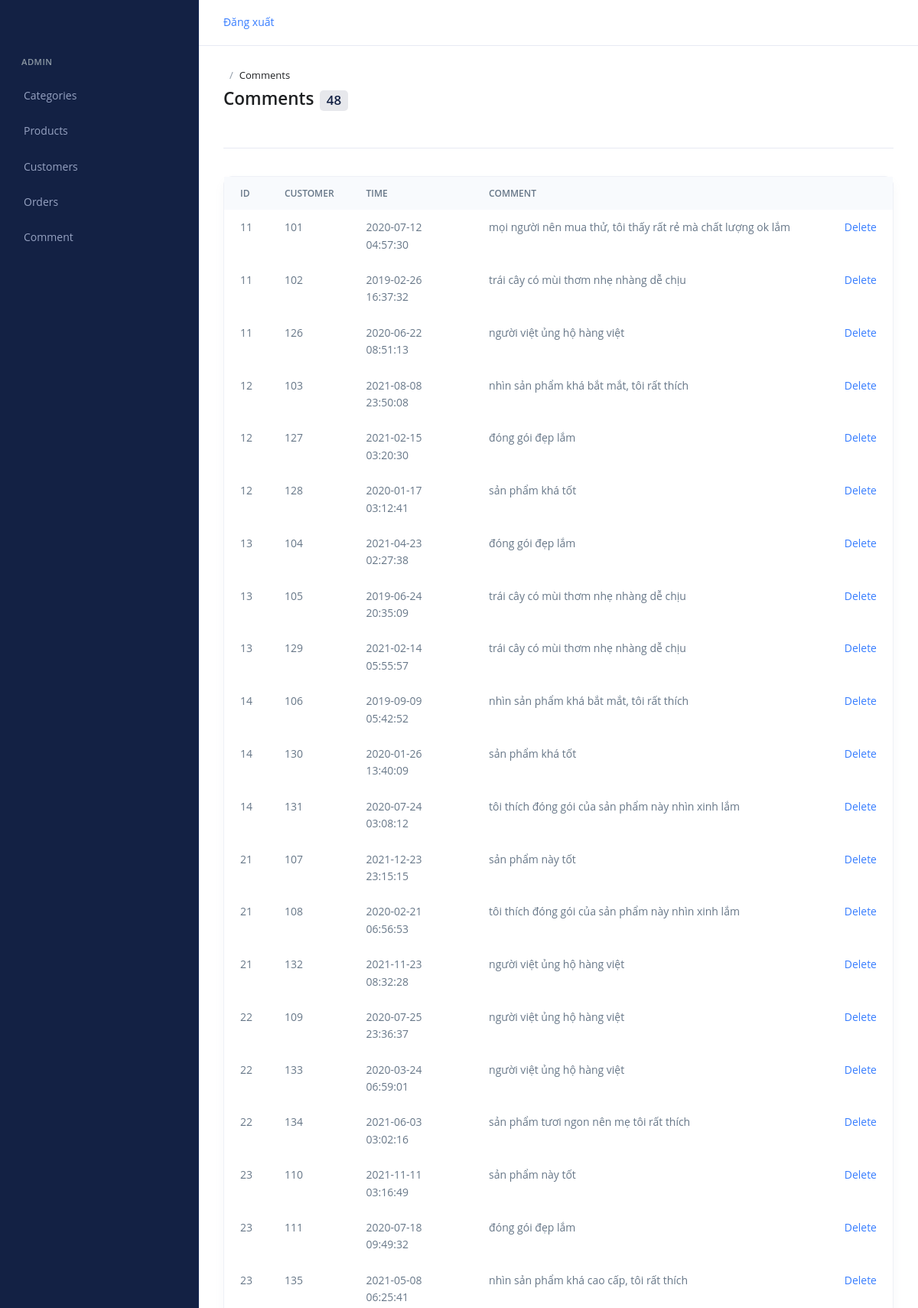
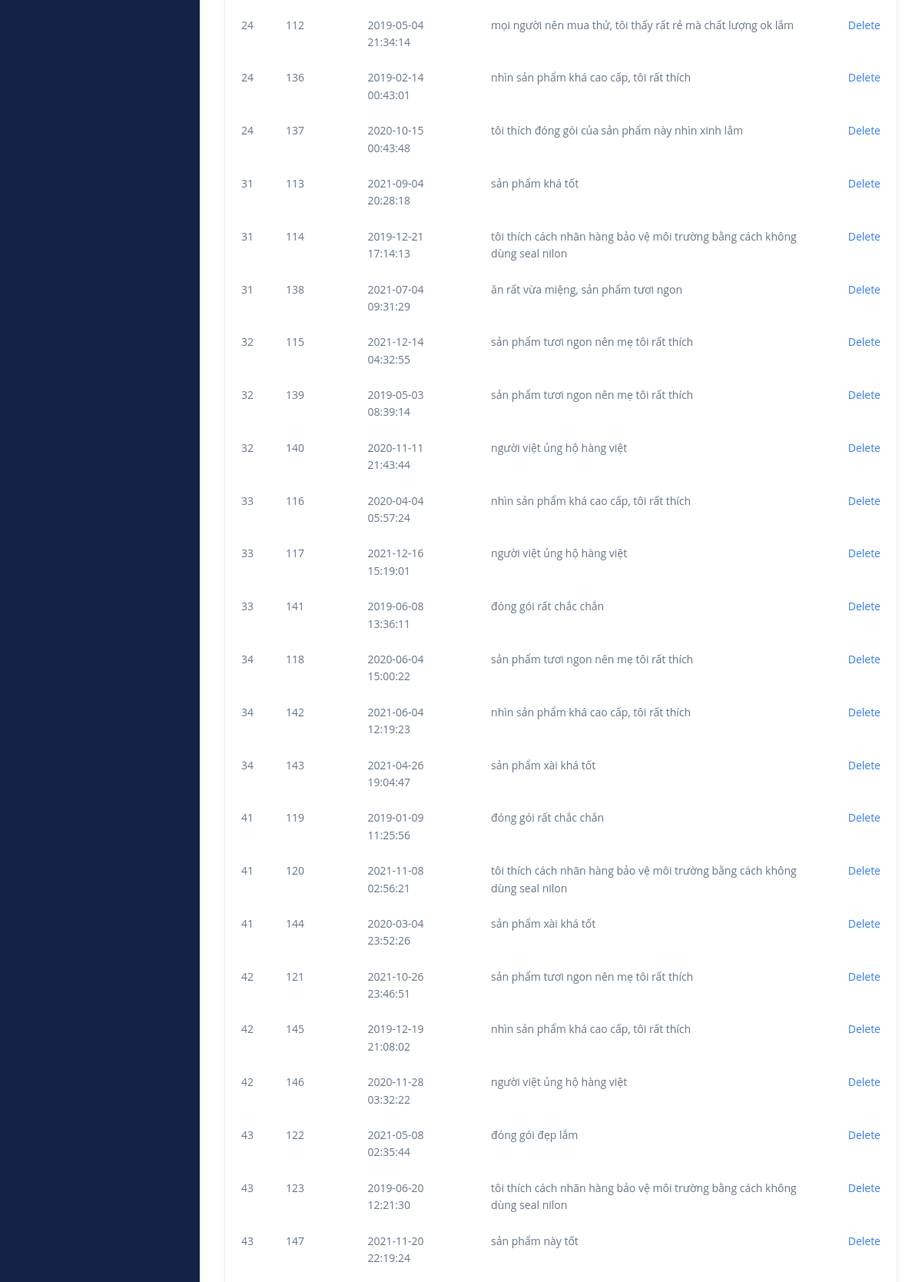
Screenshot of /Comment/index (signed in, upper part) with the database file from the repository (2 pictures, top to bottom).
### tables this page shows
CREATE TABLE `_comment` (
  `product_id` int(11) NOT NULL,
  `customer_id` int(11) NOT NULL,
  `cmt_time` datetime DEFAULT NULL,
  `cmt` varchar(255) DEFAULT NULL
);

### core/Controller.php (called while the page is built, shortened)
<?php
    class Controller{
        public function modal($modal){
            return new $modal;
        }
        public function view($view, $data = []){
            require_once "./mvc/views/".$view.".php";
        }
    }
?>

### mvc/controllers/Comment.php (called while the page is built, shortened)
<?php
    class comment extends Controller{
        function index(){
            $comment = $this->modal("CommentModal");
            $layout = $this->view("layouts/admin", ["admin_page"=>"admin/comments/index", "admin_header"=>"shared/admin_header", "admin_sidebar"=>"shared/admin_sidebar", "comments"=>$comment->getAllComment()]);
        }
    }
?>

### core/App.php (called while the page is built, shortened)
<?php
    class App{
        protected $action = "index";
        function __construct()
        {
            $url_arr = $this->getURL();
            if(isset($url_arr[0])){
                unset($url_arr[0]);
            }
            $this->page = new $this->page;
            if(isset($url_arr[1])){
                if(method_exists($this->page, $url_arr[1])){
                    $this->action = $url_arr[1];
                }
                unset($url_arr[1]);
            }
            $this->params = $url_arr?array_values($url_arr):[];
            call_user_func_array([$this->page, $this->action], $this->params);
        }
        function getURL(){
            if(isset($_GET["url"])){
                return explode("/", filter_var(trim($_GET["url"])));
            }
        }
    }
?>

### index.php (called while the page is built, shortened)
<?php
    require_once "./core/App.php";
    require_once "./core/Controller.php";
    require_once "./core/Database.php";
    $myApp = new App();
?>

### core/Database.php (called while the page is built, shortened)
<?php
    class Database{
        public $servername = "localhost";
        public $username = "root";
        public $password = "";
        public $dbname = "web212";
        function __construct(){
            $this->con = mysqli_connect($this->servername, $this->username, $this->password, $this->dbname);
        }
    }
?>

### mvc/modals/CommentModal.php (called while the page is built, shortened)
<?php
    class CommentModal extends Database{
        public function getAllComment(){
            $qr = "SELECT * FROM _comment";
            return mysqli_query($this->con, $qr);
        }
    }
?>

### mvc/views/admin/comments/index.php (the view, shortened to what this page needs)
<div class="page-header">
  <div class="row align-items-center mb-3">
    <div class="col-sm mb-2 mb-sm-0">
      <nav aria-label="breadcrumb">
        <ol class="breadcrumb breadcrumb-no-gutter">
          <li class="breadcrumb-item active" aria-current="page">Comments</li>
        </ol>
      </nav>
      <h1 class="page-header-title">Comments<span class="badge badge-soft-dark ml-2"><?php echo mysqli_num_rows($data["comments"])?></span></h1>
    </div>
  </div>
</div>
<div class="card">
  <div class="table-responsive">
    <table class="table table-borderless card-table">
      <thead class="thead-light">
      <tr>
        <th>ID</th>
        <th>Customer</th>
        <th>Time</th>
        <th>Comment</th>
        <th colspan="2"></th>
      </tr>
      </thead>
      <tbody>
      <?php
        while($row = mysqli_fetch_array($data["comments"])){
      ?>
        <tr>
          <td><?php echo $row["product_id"] ?></td>
          <td><?php echo $row["customer_id"] ?></td>
          <td><?php echo $row["cmt_time"] ?></td>
          <td><?php echo $row["cmt"] ?></td>
          <td><a href="http://localhost/web212/Comment/delete/<?php echo $row["product_id"]?>/<?php echo $row["customer_id"]?>">Delete</td>
        </tr>
      <?php
        }
      ?>
      </tbody>
    </table>
  </div>
</div>

### rows the page displays
_comment: product "11", customer "101", cmt_time "2020-07-12 04:57:30", cmt "mọi người nên mua thử, tôi thấy rất rẻ mà chất lượng ok lắm"
_comment: product "11", customer "102", cmt_time "2019-02-26 16:37:32", cmt "trái cây có mùi thơm nhẹ nhàng dễ chịu"
_comment: product "11", customer "126", cmt_time "2020-06-22 08:51:13", cmt "người việt ủng hộ hàng việt"
_comment: product "12", customer "103", cmt_time "2021-08-08 23:50:08", cmt "nhìn sản phẩm khá bắt mắt, tôi rất thích"
_comment: product "12", customer "127", cmt_time "2021-02-15 03:20:30", cmt "đóng gói đẹp lắm"
_comment: product "12", customer "128", cmt_time "2020-01-17 03:12:41", cmt "sản phẩm khá tốt"
_comment: product "13", customer "104", cmt_time "2021-04-23 02:27:38", cmt "đóng gói đẹp lắm"
_comment: product "13", customer "105", cmt_time "2019-06-24 20:35:09", cmt "trái cây có mùi thơm nhẹ nhàng dễ chịu"
_comment: product "13", customer "129", cmt_time "2021-02-14 05:55:57", cmt "trái cây có mùi thơm nhẹ nhàng dễ chịu"
_comment: product "14", customer "106", cmt_time "2019-09-09 05:42:52", cmt "nhìn sản phẩm khá bắt mắt, tôi rất thích"
_comment: product "14", customer "130", cmt_time "2020-01-26 13:40:09", cmt "sản phẩm khá tốt"
_comment: product "14", customer "131", cmt_time "2020-07-24 03:08:12", cmt "tôi thích đóng gói của sản phẩm này nhìn xinh lắm"
_comment: product "21", customer "107", cmt_time "2021-12-23 23:15:15", cmt "sản phẩm này tốt"
_comment: product "21", customer "108", cmt_time "2020-02-21 06:56:53", cmt "tôi thích đóng gói của sản phẩm này nhìn xinh lắm"
_comment: product "21", customer "132", cmt_time "2021-11-23 08:32:28", cmt "người việt ủng hộ hàng việt"
_comment: product "22", customer "109", cmt_time "2020-07-25 23:36:37", cmt "người việt ủng hộ hàng việt"
_comment: product "22", customer "133", cmt_time "2020-03-24 06:59:01", cmt "người việt ủng hộ hàng việt"
_comment: product "22", customer "134", cmt_time "2021-06-03 03:02:16", cmt "sản phẩm tươi ngon nên mẹ tôi rất thích"
_comment: product "23", customer "110", cmt_time "2021-11-11 03:16:49", cmt "sản phẩm này tốt"
_comment: product "23", customer "111", cmt_time "2020-07-18 09:49:32", cmt "đóng gói đẹp lắm"
_comment: product "23", customer "135", cmt_time "2021-05-08 06:25:41", cmt "nhìn sản phẩm khá cao cấp, tôi rất thích"
_comment: product "24", customer "112", cmt_time "2019-05-04 21:34:14", cmt "mọi người nên mua thử, tôi thấy rất rẻ mà chất lượng ok lắm"
_comment: product "24", customer "136", cmt_time "2019-02-14 00:43:01", cmt "nhìn sản phẩm khá cao cấp, tôi rất thích"
_comment: product "24", customer "137", cmt_time "2020-10-15 00:43:48", cmt "tôi thích đóng gói của sản phẩm này nhìn xinh lắm"
_comment: product "31", customer "113", cmt_time "2021-09-04 20:28:18", cmt "sản phẩm khá tốt"
_comment: product "31", customer "114", cmt_time "2019-12-21 17:14:13", cmt "tôi thích cách nhãn hàng bảo vệ môi trường bằng cách không dùng seal nilon"
_comment: product "31", customer "138", cmt_time "2021-07-04 09:31:29", cmt "ăn rất vừa miệng, sản phẩm tươi ngon"
_comment: product "32", customer "115", cmt_time "2021-12-14 04:32:55", cmt "sản phẩm tươi ngon nên mẹ tôi rất thích"
_comment: product "32", customer "139", cmt_time "2019-05-03 08:39:14", cmt "sản phẩm tươi ngon nên mẹ tôi rất thích"
_comment: product "32", customer "140", cmt_time "2020-11-11 21:43:44", cmt "người việt ủng hộ hàng việt"
_comment: product "33", customer "116", cmt_time "2020-04-04 05:57:24", cmt "nhìn sản phẩm khá cao cấp, tôi rất thích"
_comment: product "33", customer "117", cmt_time "2021-12-16 15:19:01", cmt "người việt ủng hộ hàng việt"
_comment: product "33", customer "141", cmt_time "2019-06-08 13:36:11", cmt "đóng gói rất chắc chắn"
_comment: product "34", customer "118", cmt_time "2020-06-04 15:00:22", cmt "sản phẩm tươi ngon nên mẹ tôi rất thích"
_comment: product "34", customer "142", cmt_time "2021-06-04 12:19:23", cmt "nhìn sản phẩm khá cao cấp, tôi rất thích"
_comment: product "34", customer "143", cmt_time "2021-04-26 19:04:47", cmt "sản phẩm xài khá tốt"
_comment: product "41", customer "119", cmt_time "2019-01-09 11:25:56", cmt "đóng gói rất chắc chắn"
_comment: product "41", customer "120", cmt_time "2021-11-08 02:56:21", cmt "tôi thích cách nhãn hàng bảo vệ môi trường bằng cách không dùng seal nilon"
_comment: product "41", customer "144", cmt_time "2020-03-04 23:52:26", cmt "sản phẩm xài khá tốt"
_comment: product "42", customer "121", cmt_time "2021-10-26 23:46:51", cmt "sản phẩm tươi ngon nên mẹ tôi rất thích"
_comment: product "42", customer "145", cmt_time "2019-12-19 21:08:02", cmt "nhìn sản phẩm khá cao cấp, tôi rất thích"
_comment: product "42", customer "146", cmt_time "2020-11-28 03:32:22", cmt "người việt ủng hộ hàng việt"
_comment: product "43", customer "122", cmt_time "2021-05-08 02:35:44", cmt "đóng gói đẹp lắm"
_comment: product "43", customer "123", cmt_time "2019-06-20 12:21:30", cmt "tôi thích cách nhãn hàng bảo vệ môi trường bằng cách không dùng seal nilon"
_comment: product "43", customer "147", cmt_time "2021-11-20 22:19:24", cmt "sản phẩm này tốt"

### other values shown
mysqli_num_rows($data["comments"]) "48"
